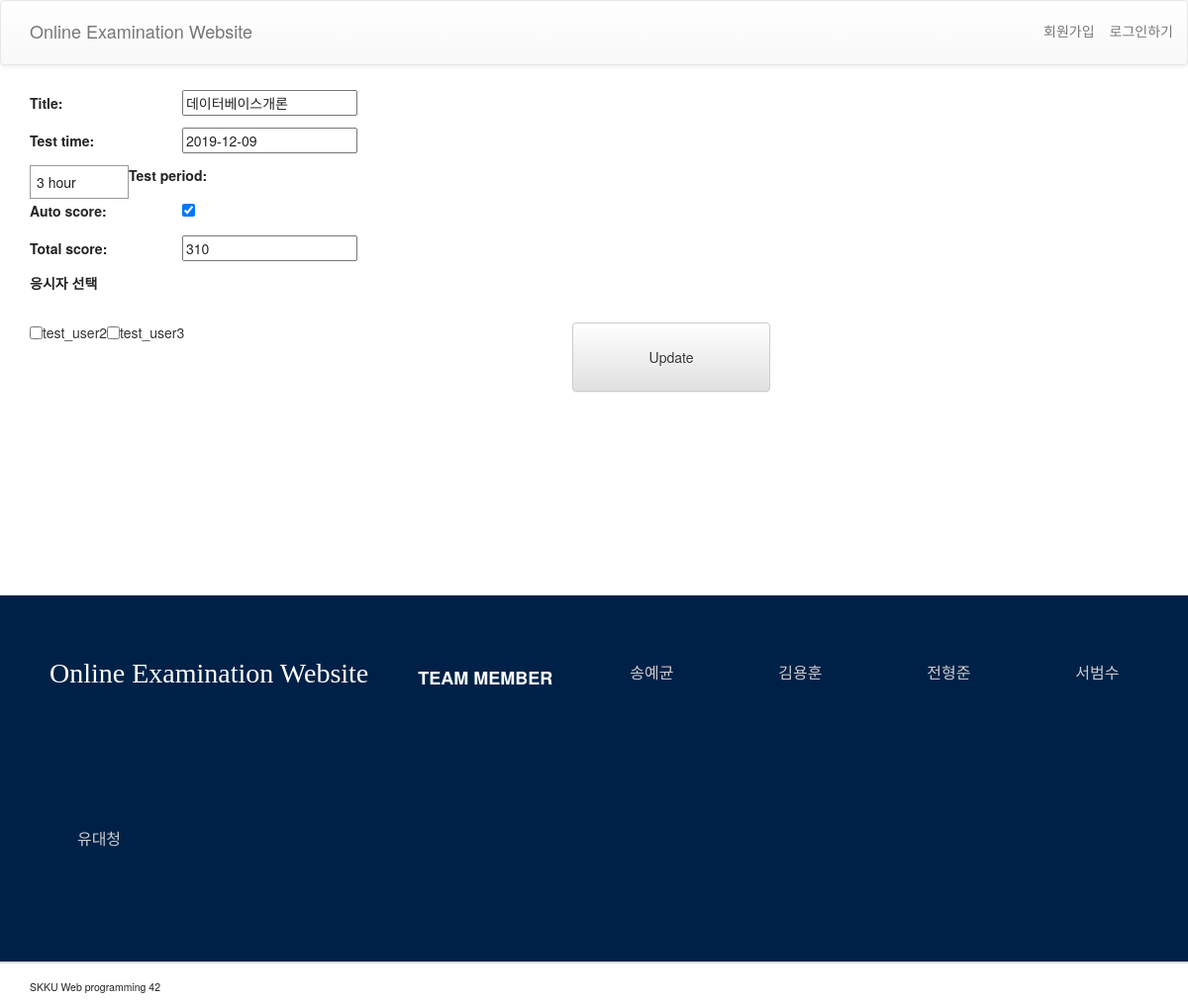
Screenshot of /admin_ctrlr/test_detail/19/modify with the database file from the repository.
### admin_ctrlr/models.py (models this page shows, shortened)
class Test(models.Model):
    title = models.CharField(max_length=200)
    professor = models.ForeignKey(settings.AUTH_USER_MODEL, on_delete=models.CASCADE)
    test_time = models.DateField(default=None)
    SHORT = datetime.timedelta(hours=1)
    MEDIUM = datetime.timedelta(hours=3)
    LONG = datetime.timedelta(hours=5)
    period_choices = ((SHORT, '1 hour'), (MEDIUM, '3 hour'), (LONG, '5 hour'),)
    test_period = models.DurationField(choices=period_choices, default=MEDIUM)
    created_date = models.DateTimeField(default=timezone.now)
    auto_score = models.BooleanField(default=True)
    total_score = models.IntegerField(null=True)

### registration/models.py (models this page shows, shortened)
class Profile(models.Model):
    user = models.OneToOneField(User, on_delete=models.CASCADE)
    type_choices = [('ST', 'student'), ('MGR', 'manager'), ('PRF', 'professor')]
    type = models.CharField(
        max_length=20,
        choices=type_choices,
        default='ST')
    accept = models.BooleanField(default=False)
    accept_date = models.DateTimeField(default=timezone.now)

### admin_ctrlr/views.py (the view)
# urls.py: path('test_detail/<int:pk>/modify', views.test_modify, name='test_modify'),
def test_modify(request, pk):
    test = get_object_or_404(Test, pk=pk)
    stds1 = Profile.objects.filter(type="student")
    stds2 = Profile.objects.filter(type="ST")
    if request.method == "POST":
        form = CreateTestForm(request.POST, instance=test)
        testlist = request.POST.getlist('testlist')
        if form.is_valid():
            test = form.save(commit=False)
            test.save()
            for i in range(len(testlist)):
                user = User.objects.get(username=testlist[i])
                testlist_user = TestUserList.objects.create(user=user, test=test)
                testlist_user.save()
            return redirect('test_detail', pk=test.pk)
    else:
        form = CreateTestForm(instance=test)
    return render(request, 'test_modify.html', {'test': test, 'form': form, 'stds1': stds1, 'stds2': stds2})

### admin_ctrlr/forms.py
class CreateTestForm(forms.ModelForm):
    class Meta:
        model = Test
        fields = ('title', 'test_time', 'test_period', 'auto_score', 'total_score',)

### admin_ctrlr/templates/test_modify.html (shortened to what this page needs)
{% extends 'base.html' %}
{% block content %}
    <div class="container">
        <form method="POST" class="test-form">{% csrf_token %}
            {{ form.as_p }}
             <p><strong>응시자 선택</strong></p><br/>
            <div class="student_check">
                {% for student in stds2 %}
                <div class="student_check_in">
                    <input class="check" type="checkbox" name="testlist" value="{{ student.user.username }}"> {{ student.user.username }} <br>
                </div>
                {% endfor %}
            </div>
            <button type="submit" class="save btn btn-default">Update</button>
        </form>
    </div>
{% endblock %}

### admin_ctrlr/static/css/style.css (style rules this page uses)
body { width: 100%; min-width: 1000px; }
p { color: #232323; }
.container { margin: 5px; }
select { float: left; width: 100px; padding: 6px; font-family: inherit; border: 1px solid #999; background: #fff; border-radius: 0px; -webkit-appearance: none; -moz-appearance: none; appearance: none; }
p label { min-width: 150px; }
p { text-align: left; }
form Button { width: 200px; height: 70px; }
.student_check { text-align: left; }
.student_check_in { max-width: 200px; float: left; }
.check { float: left; text-align: left; }

### rows the page displays
Test: title "데이터베이스개론", test_time "2019-12-09", test_period "3 hour", auto_score "☑", total_score "310"
Profile: user.username "test_user2"
Profile: user.username "test_user3"
